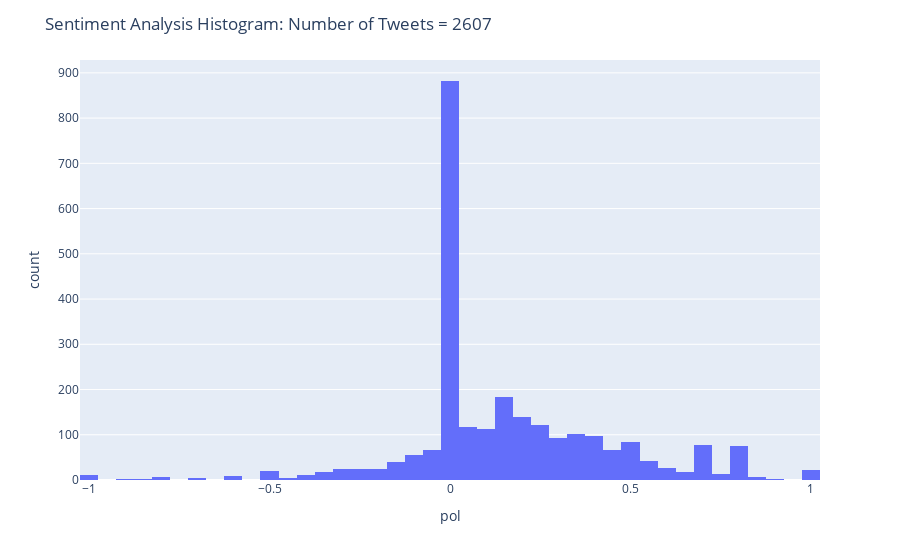

Source (notebook cell):
### Code cell
fig = px.histogram(polarities_df, x="pol")
fig.update_layout(title_text='Sentiment Analysis Histogram: Number of Tweets = '+str(len(event1_posts)) )
fig.write_html("sentiment_histogram.html")
fig.show()

### Figure 1 — Plotly figure (JSON) as saved in the notebook; plotly's stock layout.template omitted (floating-point values rounded to 4 significant figures; data arrays with more than 128 entries replaced by an {"elided": "..."} marker saying what was removed)
{"data": [{"alignmentgroup": "True", "bingroup": "x", "hovertemplate": "pol=%{x}<br>count=%{y}<extra></extra>", "legendgroup": "", "marker": {"color": "#636efa", "pattern": {"shape": ""}}, "name": "", "offsetgroup": "", "orientation": "v", "showlegend": false, "type": "histogram", "x": {"elided": "2607 float values"}, "xaxis": "x", "yaxis": "y"}], "layout": {"barmode": "relative", "legend": {"tracegroupgap": 0}, "margin": {"t": 60}, "title": {"text": "Sentiment Analysis Histogram: Number of Tweets = 2607"}, "xaxis": {"anchor": "y", "domain": [0, 1], "title": {"text": "pol"}}, "yaxis": {"anchor": "x", "domain": [0, 1], "title": {"text": "count"}}}}
